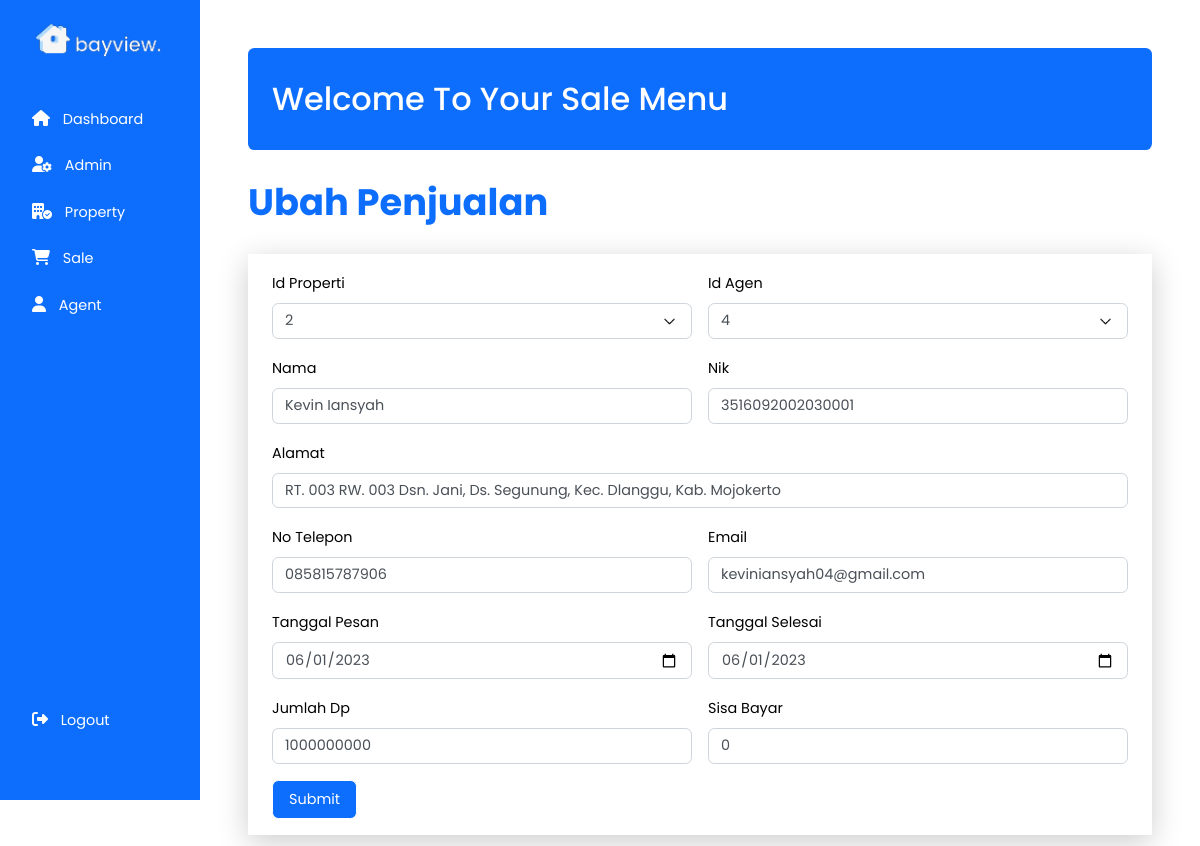
The app's page /admin/dashboard.php?page=updateSale&kode=5 (signed in) with its own data.
### tables this page shows
CREATE TABLE `penjualan` (
  `id_penjualan` int NOT NULL COMMENT 'Primary key ',
  `id_properti` int NOT NULL COMMENT 'Foreign key untuk data properti yang dibeli',
  `id_agen` int NOT NULL COMMENT 'Foreign key untuk data agen yang menangani',
  `nama` varchar(255) NOT NULL COMMENT 'Nama pembeli',
  `nik` varchar(255) NOT NULL COMMENT 'NIK pembeli',
  `alamat` varchar(255) NOT NULL COMMENT 'Alamat pembeli',
  `no_telp` varchar(255) NOT NULL COMMENT 'Nomor telepon pembeli',
  `email` varchar(255) NOT NULL COMMENT 'Email pembeli',
  `tgl_pesan` date NOT NULL COMMENT 'Tanggal pemesanan properti',
  `tgl_selesai` date NOT NULL COMMENT 'Tanggal selesai (Jika rumah yang dipesan dalam pembangunan)',
  `jumlah_dp` int NOT NULL COMMENT 'Jumlah pembayaran dimuka',
  `sisa_bayar` int DEFAULT NULL COMMENT 'Jumlah sisa uang yang harus dibayar'
);

### database/connection.php (called while the page is built, shortened)
<?php
function connection()
{
   $dbServer = "localhost";
   $dbPort = 3306;
   $dbUser = "root";
   $dbPass = "";
   $dbName = "bayview";
   $conn = mysqli_connect($dbServer, $dbUser, $dbPass, $dbName, $dbPort);
   mysqli_select_db($conn, $dbName);
   return $conn;
}

### admin/penjualan/updateSale.php (the view, shortened to what this page needs)
<?php
$queryShow = mysqli_query(connection(), "SELECT * FROM penjualan WHERE id_penjualan = '$_GET[kode]'");
$resultShow = mysqli_fetch_array($queryShow);
?>
<div class="welcome-box">
    <h2>Welcome To Your Sale Menu</h2>
</div>
<h1 class="heading-1">Ubah Penjualan</h1>
<form class="form" action="" method="POST" enctype="multipart/form-data">
    <div class="grid-form">
        <div class="grid-form-1">
            <label for="#" class="form-label">Id Properti</label>
            <select id="id_properti" name="id_properti" class="form-select" required>
                <option selected value="<?php echo $resultShow['id_properti'] ?>"><?php echo $resultShow['id_properti'] ?></option>
            </select>
        </div>
        <div class="grid-form-2">
            <label for="#" class="form-label">Id Agen</label>
            <select id="id_agen" name="id_agen" class="form-select" required>
                <option selected value="<?php echo $resultShow['id_agen'] ?>"><?php echo $resultShow['id_agen'] ?></option>
            </select>
        </div>
    </div>
    <div class="grid-form">
        <div class="grid-form-1">
            <label for="#" class="form-label">Nama</label>
            <input type="text" value="<?php echo $resultShow['nama'] ?>" class=" form-control" id="nama" name="nama" required placeholder="nama pembeli" />
        </div>
        <div class="grid-form-2">
            <label for="#" class="form-label">Nik</label>
            <input type="number" value="<?php echo $resultShow['nik'] ?>" class="form-control" id="nik" name="nik" required placeholder="nik pembeli" />
        </div>
    </div>
    <div class="col-md-12">
        <label for="#" class="form-label">Alamat</label>
        <input type="text" value="<?php echo $resultShow['alamat'] ?>" class="form-control" id="alamat" name="alamat" required placeholder="alamat pembeli" />
    </div>
    <div class="grid-form">
        <div class="grid-form-1 ncol-md-6">
            <label for="#" class="form-label">No Telepon</label>
            <input type="number" value="<?php echo $resultShow['no_telp'] ?>" class="form-control" id="no_telp" name="no_telp" required placeholder="nomor telepon pembeli" />
        </div>
        <div class="grid-form-2">
            <label for="#" class="form-label">Email</label>
            <input type="email" value="<?php echo $resultShow['email'] ?>" class="form-control" id="email" name="email" required placeholder="email pembeli" />
        </div>
    </div>
    <div class="grid-form">
        <div class="grid-form-1">
            <label for="#" class="form-label">Tanggal Pesan</label>
            <input type="date" value="<?php echo $resultShow['tgl_pesan'] ?>" class="form-control" id="tgl_pesan" name="tgl_pesan" required placeholder="tanggal pesan" />
        </div>
        <div class="grid-form-2">
            <label for="#" class="form-label">Tanggal Selesai</label>
            <input type="date" value="<?php echo $resultShow['tgl_selesai'] ?>" class="form-control" id="tgl_selesai" name="tgl_selesai" required placeholder="tanggal bayar" />
        </div>
    </div>
    <div class="grid-form">
        <div class="grid-form-1">
            <label for="#" class="form-label">Jumlah Dp</label>
            <input type="number" value="<?php echo $resultShow['jumlah_dp'] ?>" class="form-control" id="jumlah_dp" name="jumlah_dp" required placeholder="jumlah dp" />
        </div>
        <div class="grid-form-2">
            <label for="#" class="form-label">Sisa Bayar</label>
            <input type="number" value="<?php echo $resultShow['sisa_bayar'] ?>" class="form-control" id="sisa_bayar" name="sisa_bayar" required placeholder="Sisa bayar" />
        </div>
    </div>
    <button type="submit" class="button button-submit" name="kirim">Submit</button>
</form>

### css/admin.css (style rules this page uses)
* { margin: 0; padding: 0; font-family: "Poppins", sans-serif; box-sizing: border-box; }
.welcome-box { color: white; box-sizing: border-box; background-color: #0d6efd; padding: 1.7rem 1.5rem; border-radius: 0.4rem; }
.welcome-box h2 { font-size: 2rem; font-weight: 500; color: white; }
::placeholder { color: #7d858d; font-weight: 200; }
.button { padding: 0.4rem 0.6rem; font-size: 0.9rem; color: #fff; border-radius: 0.4rem; text-align: center; cursor: pointer; border: none; border: 1px solid #fff; }
h1.heading-1 { color: #0d6efd; padding: 1.5rem 0; font-size: 2.3rem; font-weight: bolder; }
.form { box-shadow: rgba(0, 0, 0, 0.2) 0px 7px 29px 0px; padding: 1rem 1.5rem; }
.grid-form { display: grid; grid-template-columns: 1fr 1fr; grid-template-areas: "grid-form-1 grid-form-2"; gap: 1rem; }
.form-label { font-size: 0.9rem; }
.form-control { display: block; width: 100%; padding: 0.375rem 0.75rem; margin-top: 0.5rem; margin-bottom: 1rem; font-size: 0.9rem; line-height: 1.5; color: #495057; background-color: #fff; background-clip: padding-box; border: 1px solid #ced4da; border-radius: 0.4rem; transition: border-color 0.15s ease-in-out, box-shadow 0.15s ease-in-out; }
.form-select { display: block; width: 100%; padding: 0.375rem 0.75rem; margin-top: 0.5rem; margin-bottom: 1rem; font-size: 0.9rem; line-height: 1.5; color: #495057; background-color: #fff; background-clip: padding-box; border: 1px solid #ced4da; border-radius: 0.4rem; transition: border-color 0.15s ease-in-out, box-shadow 0.15s ease-in-out; }
select { appearance: none; -webkit-appearance: none; -moz-appearance: none; background-image: url("../image/chevron.png"); background-size: 0.7rem; background-repeat: no-repeat; background-position: right 1rem center; }
.button-submit { background-color: #0d6efd; padding: 0.5rem 1rem; }

### records on screen
penjualan: id_properti "2", id_agen "4", nama "Kevin Iansyah", nik "3516092002030001", alamat "RT. 003 RW. 003 Dsn. Jani, Ds. Segunung, Kec. Dlanggu, Kab. Mojokerto", no_telp "085815787906", email "keviniansyah04@gmail.com", tgl_pesan "06/01/2023", tgl_selesai "06/01/2023", jumlah_dp "1000000000", sisa_bayar "0"
